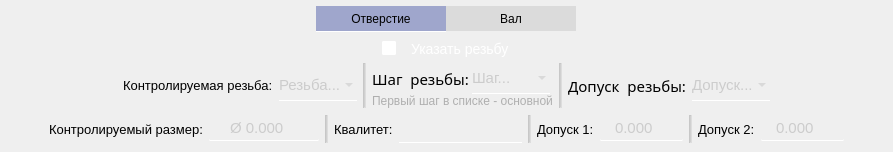
    <widget class="QWidget" name="verticalWidget" native="true">
     <property name="styleSheet">
      <string notr="true">background: none;</string>
     </property>
     <layout class="QVBoxLayout" name="verticalLayout_3">
      <property name="spacing">
       <number>5</number>
      </property>
      <property name="leftMargin">
       <number>0</number>
      </property>
      <property name="topMargin">
       <number>0</number>
      </property>
      <property name="rightMargin">
       <number>0</number>
      </property>
      <property name="bottomMargin">
       <number>0</number>
      </property>
      <item alignment="Qt::AlignmentFlag::AlignHCenter">
       <widget class="QGroupBox" name="groupBox">
        <property name="styleSheet">
         <string notr="true">border: none;
background: none;</string>
        </property>
        <property name="title">
         <string/>
        </property>
        <layout class="QHBoxLayout" name="horizontalLayout_2">
         <property name="spacing">
          <number>0</number>
         </property>
         <property name="leftMargin">
          <number>0</number>
         </property>
         <property name="topMargin">
          <number>0</number>
         </property>
         <property name="rightMargin">
          <number>0</number>
         </property>
         <property name="bottomMargin">
          <number>0</number>
         </property>
         <item>
          <widget class="QPushButton" name="radioButton_otv">
           <property name="cursor">
            <cursorShape>PointingHandCursor</cursorShape>
           </property>
           <property name="styleSheet">
            <string notr="true">QPushButton {
	border: none;
	background: rgba(154, 154, 154, 60);
	padding: 5 5 5 5;
	height: 15px;
	width: 120px;
	border-radius:  0;
}

QPushButton:hover {
	background: rgba(11, 31, 139,30);
	border-bottom: 1px solid rgba(255, 255, 255, 20);
	
}

QPushButton:checked {
	background: rgba(11, 31, 139,90);
	border-bottom: 1px solid white;
	
}
</string>
           </property>
           <property name="text">
            <string>Отверстие</string>
           </property>
           <property name="checkable">
            <bool>true</bool>
           </property>
           <property name="checked">
            <bool>true</bool>
           </property>
           <property name="autoExclusive">
            <bool>true</bool>
           </property>
          </widget>
         </item>
         <item>
          <widget class="QPushButton" name="radioButton_val">
           <property name="cursor">
            <cursorShape>PointingHandCursor</cursorShape>
           </property>
           <property name="styleSheet">
            <string notr="true">QPushButton {
	border: none;
	background: rgba(154, 154, 154, 60);
	padding: 5 5 5 5;
	height: 15px;
	width: 120px;
	border-radius:  0;
}

QPushButton:hover {
	background: rgba(11, 31, 139,30);
	border-bottom: 1px solid rgba(255, 255, 255, 20);
	
}

QPushButton:checked {
	background: rgba(11, 31, 139,90);
	border-bottom: 1px solid white;
	
}
</string>
           </property>
           <property name="text">
            <string>Вал</string>
           </property>
           <property name="checkable">
            <bool>true</bool>
           </property>
           <property name="checked">
            <bool>false</bool>
           </property>
           <property name="autoExclusive">
            <bool>true</bool>
           </property>
          </widget>
         </item>
        </layout>
       </widget>
      </item>
      <item alignment="Qt::AlignmentFlag::AlignHCenter">
       <widget class="QCheckBox" name="checkBox_rezba">
        <property name="cursor">
         <cursorShape>PointingHandCursor</cursorShape>
        </property>
        <property name="styleSheet">
         <string notr="true">QCheckBox::indicator {
  width: 10px;          
  height: 10px;         
  border: 2px solid white;         
  border-radius: 2px; /* Скругленные углы */          
  background-color: #FFFFFF;      
}
QCheckBox {
	spacing: 15px; /* Расстояние между квадратиком и текстом */          
	border: none;	
	color: rgb(255, 255, 255) ;	
	background: none;
	font-size: 14px;
	margin-right: 0px
}
QCheckBox::indicator:checked {
  width: 10px;          
  height: 10px;         
  border: 2px solid white;         
  border-radius: 2px; /* Скругленные углы */          
  background-color: rgb(77, 77, 77);    
}
QCheckBox::indicator:hover {
  width: 10px;          
  height: 10px;         
  border: 2px solid rgb(136, 136, 136);         
  border-radius: 2px; /* Скругленные углы */          
  background-color: rgb(77, 77, 77);         
}
QCheckBox::indicator:disabled {
  width: 10px;          
  height: 10px;         
  border: 2px solid rgb(136, 136, 136);         
  border-radius: 2px; /* Скругленные углы */          
  background-color: rgb(86, 86, 86);         
}</string>
        </property>
        <property name="text">
         <string>Указать резьбу</string>
        </property>
       </widget>
      </item>
      <item>
       <widget class="QWidget" name="rezba_holes_2" native="true">
        <property name="styleSheet">
         <string notr="true">background: none;</string>
        </property>
        <layout class="QHBoxLayout" name="horizontalLayout_11">
         <property name="leftMargin">
          <number>1</number>
         </property>
         <property name="topMargin">
          <number>1</number>
         </property>
         <property name="rightMargin">
          <number>1</number>
         </property>
         <property name="bottomMargin">
          <number>1</number>
         </property>
         <item>
          <spacer name="horizontalSpacer_15">
           <property name="orientation">
            <enum>Qt::Orientation::Horizontal</enum>
           </property>
           <property name="sizeHint" stdset="0">
            <size>
             <width>40</width>
             <height>20</height>
            </size>
           </property>
          </spacer>
         </item>
         <item alignment="Qt::AlignmentFlag::AlignHCenter">
          <widget class="QLabel" name="label_23">
           <property name="font">
            <font>
             <pointsize>10</pointsize>
            </font>
           </property>
           <property name="styleSheet">
            <string notr="true">background: none;
</string>
           </property>
           <property name="text">
            <string>Контролируемая резьба:</string>
           </property>
          </widget>
         </item>
         <item>
          <widget class="QComboBox" name="comboBox_rezba_d">
           <property name="font">
            <font>
             <pointsize>11</pointsize>
            </font>
           </property>
           <property name="cursor">
            <cursorShape>PointingHandCursor</cursorShape>
           </property>
           <property name="styleSheet">
            <string notr="true">QComboBox {
	padding: 5, 5, 5, 5;
	width: 60px;
	border: none;
	border-bottom: 1px solid white;
	background: rgba(255, 255, 255, 0);
	transition: color 0.3s ease;
	transition: border-bottom 0.4s ease;
	color: rgb(204, 204, 204);
	font-size: 11pt;
}
QComboBox:hover {
   color: rgb(167, 167, 167);
}

QComboBox::item {
	background: rgb(67, 67, 67);
	border-radius: none;
}

QComboBox QAbstractItemView {
	border-radius: none;
    background: qlineargradient(spread:pad, x1:0, y1:0, x2:1, y2:0, stop:0 rgb(58, 58, 58), stop:1 rgb(88, 88, 88));
	selection-border-radius: none;
	selection-border: none;
	border: none;
	border-radius: 0;
	outline: none;
}
QComboBox QAbstractItemView::item {
    min-height: 15px;
	width: 15px;
	border: none;
	border-radius: none;
}
QComboBox QAbstractItemView::item:hover {
	color:rgb(173, 173, 173);
	border-bottom: 1px solid white;
}

</string>
           </property>
           <property name="placeholderText">
            <string>Резьба...</string>
           </property>
          </widget>
         </item>
         <item>
          <widget class="Line" name="line_13">
           <property name="styleSheet">
            <string notr="true">background: rgba(124, 124, 124, 40)</string>
           </property>
           <property name="orientation">
            <enum>Qt::Orientation::Vertical</enum>
           </property>
          </widget>
         </item>
         <item>
          <layout class="QVBoxLayout" name="verticalLayout_7">
           <property name="spacing">
            <number>0</number>
           </property>
           <property name="rightMargin">
            <number>0</number>
           </property>
           <item>
            <layout class="QHBoxLayout" name="horizontalLayout_12">
             <property name="rightMargin">
              <number>0</number>
             </property>
             <item alignment="Qt::AlignmentFlag::AlignHCenter">
              <widget class="QLabel" name="label_24">
               <property name="sizePolicy">
                <sizepolicy hsizetype="Preferred" vsizetype="Preferred">
                 <horstretch>0</horstretch>
                 <verstretch>0</verstretch>
                </sizepolicy>
               </property>
               <property name="minimumSize">
                <size>
                 <width>0</width>
                 <height>0</height>
                </size>
               </property>
               <property name="font">
                <font>
                 <family>Onyx</family>
                 <pointsize>11</pointsize>
                </font>
               </property>
               <property name="styleSheet">
                <string notr="true">background-color: none</string>
               </property>
               <property name="text">
                <string>Шаг  резьбы:</string>
               </property>
               <property name="alignment">
                <set>Qt::AlignmentFlag::AlignCenter</set>
               </property>
              </widget>
             </item>
             <item alignment="Qt::AlignmentFlag::AlignHCenter">
              <widget class="QComboBox" name="comboBox_step_d">
               <property name="font">
                <font>
                 <pointsize>11</pointsize>
                </font>
               </property>
               <property name="cursor">
                <cursorShape>PointingHandCursor</cursorShape>
               </property>
               <property name="toolTip">
                <string/>
               </property>
               <property name="styleSheet">
                <string notr="true">QComboBox {
	padding: 5, 5, 5, 5;
	width: 60px;
	border: none;
	border-bottom: 1px solid white;
	background: rgba(255, 255, 255, 0);
	transition: color 0.3s ease;
	transition: border-bottom 0.4s ease;
	color: rgb(204, 204, 204);
	font-size: 11pt;
}
QComboBox:hover {
   color: rgb(167, 167, 167);
}

QComboBox::item {
	background: rgb(67, 67, 67);
	border-radius: none;
}

QComboBox QAbstractItemView {
	border-radius: none;
    background: qlineargradient(spread:pad, x1:0, y1:0, x2:1, y2:0, stop:0 rgb(58, 58, 58), stop:1 rgb(88, 88, 88));
	selection-border-radius: none;
	selection-border: none;
	border: none;
	border-radius: 0;
	outline: none;
}
QComboBox QAbstractItemView::item {
    min-height: 15px;
	width: 15px;
	border: none;
	border-radius: none;
}
QComboBox QAbstractItemView::item:hover {
	color:rgb(173, 173, 173);
	border-bottom: 1px solid white;
}

</string>
               </property>
               <property name="placeholderText">
                <string>Шаг...</string>
               </property>
              </widget>
             </item>
            </layout>
           </item>
           <item alignment="Qt::AlignmentFlag::AlignHCenter|Qt::AlignmentFlag::AlignTop">
            <widget class="QLabel" name="label_25">
             <property name="font">
              <font>
               <italic>false</italic>
               <underline>false</underline>
               <kerning>true</kerning>
               <fontweight>Light</fontweight>
              </font>
             </property>
             <property name="toolTip">
              <string>&lt;html&gt;&lt;head/&gt;&lt;body&gt;&lt;p&gt;asdasd&lt;/p&gt;&lt;/body&gt;&lt;/html&gt;</string>
             </property>
             <property name="styleSheet">
              <string notr="true">background-color: none;
color: rgb(175, 175, 175)
</string>
             </property>
             <property name="text">
              <string>Первый шаг в списке - основной</string>
             </property>
            </widget>
           </item>
          </layout>
         </item>
         <item>
          <widget class="Line" name="line_16">
           <property name="styleSheet">
            <string notr="true">background: rgba(124, 124, 124, 40)</string>
           </property>
           <property name="orientation">
            <enum>Qt::Orientation::Vertical</enum>
           </property>
          </widget>
         </item>
         <item>
          <widget class="QLabel" name="label_26">
           <property name="sizePolicy">
            <sizepolicy hsizetype="Preferred" vsizetype="Preferred">
             <horstretch>0</horstretch>
             <verstretch>0</verstretch>
            </sizepolicy>
           </property>
           <property name="font">
            <font>
             <family>Onyx</family>
             <pointsize>11</pointsize>
            </font>
           </property>
           <property name="styleSheet">
            <string notr="true">background-color: none</string>
           </property>
           <property name="text">
            <string>Допуск  резьбы:</string>
           </property>
           <property name="alignment">
            <set>Qt::AlignmentFlag::AlignCenter</set>
           </property>
          </widget>
         </item>
         <item>
          <widget class="QComboBox" name="comboBox_dopusk_2">
           <property name="font">
            <font>
             <pointsize>11</pointsize>
            </font>
           </property>
           <property name="cursor">
            <cursorShape>PointingHandCursor</cursorShape>
           </property>
           <property name="styleSheet">
            <string notr="true">QComboBox {
	padding: 5, 5, 5, 5;
	width: 60px;
	border: none;
	border-bottom: 1px solid white;
	background: rgba(255, 255, 255, 0);
	transition: color 0.3s ease;
	transition: border-bottom 0.4s ease;
	color: rgb(204, 204, 204);
	font-size: 11pt;
}
QComboBox:hover {
   color: rgb(167, 167, 167);
}

QComboBox::item {
	background: rgb(67, 67, 67);
	border-radius: none;
}

QComboBox QAbstractItemView {
	border-radius: none;
    background: qlineargradient(spread:pad, x1:0, y1:0, x2:1, y2:0, stop:0 rgb(58, 58, 58), stop:1 rgb(88, 88, 88));
	selection-border-radius: none;
	selection-border: none;
	border: none;
	border-radius: 0;
	outline: none;
}
QComboBox QAbstractItemView::item {
    min-height: 15px;
	width: 15px;
	border: none;
	border-radius: none;
}
QComboBox QAbstractItemView::item:hover {
	color:rgb(173, 173, 173);
	border-bottom: 1px solid white;
}

</string>
           </property>
           <property name="placeholderText">
            <string>Допуск...</string>
           </property>
          </widget>
         </item>
         <item>
          <spacer name="horizontalSpacer_16">
           <property name="orientation">
            <enum>Qt::Orientation::Horizontal</enum>
           </property>
           <property name="sizeHint" stdset="0">
            <size>
             <width>40</width>
             <height>20</height>
            </size>
           </property>
          </spacer>
         </item>
        </layout>
       </widget>
      </item>
      <item>
       <widget class="QWidget" name="widget" native="true">
        <property name="styleSheet">
         <string notr="true">background: none;</string>
        </property>
        <layout class="QHBoxLayout" name="horizontalLayout">
         <property name="topMargin">
          <number>1</number>
         </property>
         <item>
          <spacer name="horizontalSpacer">
           <property name="orientation">
            <enum>Qt::Orientation::Horizontal</enum>
           </property>
           <property name="sizeHint" stdset="0">
            <size>
             <width>40</width>
             <height>20</height>
            </size>
           </property>
          </spacer>
         </item>
         <item alignment="Qt::AlignmentFlag::AlignHCenter">
          <widget class="QLabel" name="label">
           <property name="font">
            <font>
             <pointsize>10</pointsize>
            </font>
           </property>
           <property name="styleSheet">
            <string notr="true">background: none;
</string>
           </property>
           <property name="text">
            <string>Контролируемый размер:</string>
           </property>
          </widget>
         </item>
         <item alignment="Qt::AlignmentFlag::AlignHCenter">
          <widget class="QDoubleSpinBox" name="doubleSpinBox_nom_diameter">
           <property name="cursor">
            <cursorShape>PointingHandCursor</cursorShape>
           </property>
           <property name="styleSheet">
            <string notr="true">QDoubleSpinBox {
	padding: 2 5 2 5;	
	border: none;
	border-bottom: 1px solid white;
	border-radius: 1px;
	background: rgba(255, 255, 255, 0);
	transition: color 0.3s ease;
	transition: border-bottom 0.4s ease;
	color: rgb(204, 204, 204);
	font-size: 11pt
}

QDoubleSpinBox:disabled {
	color: rgb(120, 106, 107);
	background: rgba(255, 255, 255, 20);
}

QDoubleSpinBox:hover {
	color: rgb(255, 255, 255)
}

QDoubleSpinBox:pressed {
	border-bottom: 1px solid white;
}
</string>
           </property>
           <property name="alignment">
            <set>Qt::AlignmentFlag::AlignCenter</set>
           </property>
           <property name="prefix">
            <string>Ø </string>
           </property>
           <property name="decimals">
            <number>3</number>
           </property>
           <property name="minimum">
            <double>0.000000000000000</double>
           </property>
           <property name="maximum">
            <double>1000.000000000000000</double>
           </property>
           <property name="stepType">
            <enum>QAbstractSpinBox::StepType::DefaultStepType</enum>
           </property>
          </widget>
         </item>
         <item>
          <widget class="Line" name="line">
           <property name="styleSheet">
            <string notr="true">background: rgba(124, 124, 124, 40)</string>
           </property>
           <property name="orientation">
            <enum>Qt::Orientation::Vertical</enum>
           </property>
          </widget>
         </item>
         <item>
          <widget class="QLabel" name="label_5">
           <property name="font">
            <font>
             <pointsize>10</pointsize>
            </font>
           </property>
           <property name="styleSheet">
            <string notr="true">background: none;
</string>
           </property>
           <property name="text">
            <string>Квалитет:</string>
           </property>
          </widget>
         </item>
         <item>
          <widget class="QLineEdit" name="lineEdit_kvalitet">
           <property name="minimumSize">
            <size>
             <width>0</width>
             <height>0</height>
            </size>
           </property>
           <property name="styleSheet">
            <string notr="true">padding: 5, 5, 5, 5;
border: none;
border-bottom: 1px solid white;
background: rgba(255, 255, 255, 0);
transition: color 0.3s ease;
transition: border-bottom 0.4s ease;
color: rgb(204, 204, 204);
font-size: 10pt;</string>
           </property>
           <property name="placeholderText">
            <string/>
           </property>
          </widget>
         </item>
         <item>
          <widget class="Line" name="line_2">
           <property name="styleSheet">
            <string notr="true">background: rgba(124, 124, 124, 40)</string>
           </property>
           <property name="orientation">
            <enum>Qt::Orientation::Vertical</enum>
           </property>
          </widget>
         </item>
         <item>
          <widget class="QLabel" name="label_7">
           <property name="font">
            <font>
             <pointsize>10</pointsize>
            </font>
           </property>
           <property name="styleSheet">
            <string notr="true">background: none;
</string>
           </property>
           <property name="text">
            <string>Допуск 1:</string>
           </property>
          </widget>
         </item>
         <item>
          <widget class="QDoubleSpinBox" name="doubleSpinBox_dopusk_1">
           <property name="cursor">
            <cursorShape>PointingHandCursor</cursorShape>
           </property>
           <property name="styleSheet">
            <string notr="true">QDoubleSpinBox {
	padding: 2 5 2 5;	
	border: none;
	border-bottom: 1px solid white;
	border-radius: 1px;
	background: rgba(255, 255, 255, 0);
	transition: color 0.3s ease;
	transition: border-bottom 0.4s ease;
	color: rgb(204, 204, 204);
	font-size: 11pt
}

QDoubleSpinBox:disabled {
	color: rgb(120, 106, 107);
	background: rgba(255, 255, 255, 20);
}

QDoubleSpinBox:hover {
	color: rgb(255, 255, 255)
}

QDoubleSpinBox:pressed {
	border-bottom: 1px solid white;
}
</string>
           </property>
           <property name="alignment">
            <set>Qt::AlignmentFlag::AlignCenter</set>
           </property>
           <property name="prefix">
            <string/>
           </property>
           <property name="suffix">
            <string/>
           </property>
           <property name="decimals">
            <number>3</number>
           </property>
           <property name="minimum">
            <double>-10.000000000000000</double>
           </property>
           <property name="maximum">
            <double>10.000000000000000</double>
           </property>
           <property name="singleStep">
            <double>0.100000000000000</double>
           </property>
           <property name="value">
            <double>0.000000000000000</double>
           </property>
          </widget>
         </item>
         <item>
          <widget class="Line" name="line_4">
           <property name="styleSheet">
            <string notr="true">background: rgba(124, 124, 124, 40)</string>
           </property>
           <property name="orientation">
            <enum>Qt::Orientation::Vertical</enum>
           </property>
          </widget>
         </item>
         <item>
          <widget class="QLabel" name="label_8">
           <property name="font">
            <font>
             <pointsize>10</pointsize>
            </font>
           </property>
           <property name="styleSheet">
            <string notr="true">background: none;
</string>
           </property>
           <property name="text">
            <string>Допуск 2:</string>
           </property>
          </widget>
         </item>
         <item>
          <widget class="QDoubleSpinBox" name="doubleSpinBox_dopusk_2">
           <property name="cursor">
            <cursorShape>PointingHandCursor</cursorShape>
           </property>
           <property name="styleSheet">
            <string notr="true">QDoubleSpinBox {
	padding: 2 5 2 5;	
	border: none;
	border-bottom: 1px solid white;
	border-radius: 1px;
	background: rgba(255, 255, 255, 0);
	transition: color 0.3s ease;
	transition: border-bottom 0.4s ease;
	color: rgb(204, 204, 204);
	font-size: 11pt
}

QDoubleSpinBox:disabled {
	color: rgb(120, 106, 107);
	background: rgba(255, 255, 255, 20);
}

QDoubleSpinBox:hover {
	color: rgb(255, 255, 255)
}

QDoubleSpinBox:pressed {
	border-bottom: 1px solid white;
}
</string>
           </property>
           <property name="alignment">
            <set>Qt::AlignmentFlag::AlignCenter</set>
           </property>
           <property name="prefix">
            <string/>
           </property>
           <property name="suffix">
            <string/>
           </property>
           <property name="decimals">
            <number>3</number>
           </property>
           <property name="minimum">
            <double>-10.000000000000000</double>
           </property>
           <property name="maximum">
            <double>10.000000000000000</double>
           </property>
           <property name="singleStep">
            <double>0.100000000000000</double>
           </property>
           <property name="value">
            <double>0.000000000000000</double>
           </property>
          </widget>
         </item>
         <item>
          <spacer name="horizontalSpacer_4">
           <property name="orientation">
            <enum>Qt::Orientation::Horizontal</enum>
           </property>
           <property name="sizeHint" stdset="0">
            <size>
             <width>40</width>
             <height>20</height>
            </size>
           </property>
          </spacer>
         </item>
        </layout>
       </widget>
      </item>
     </layout>
    </widget>
